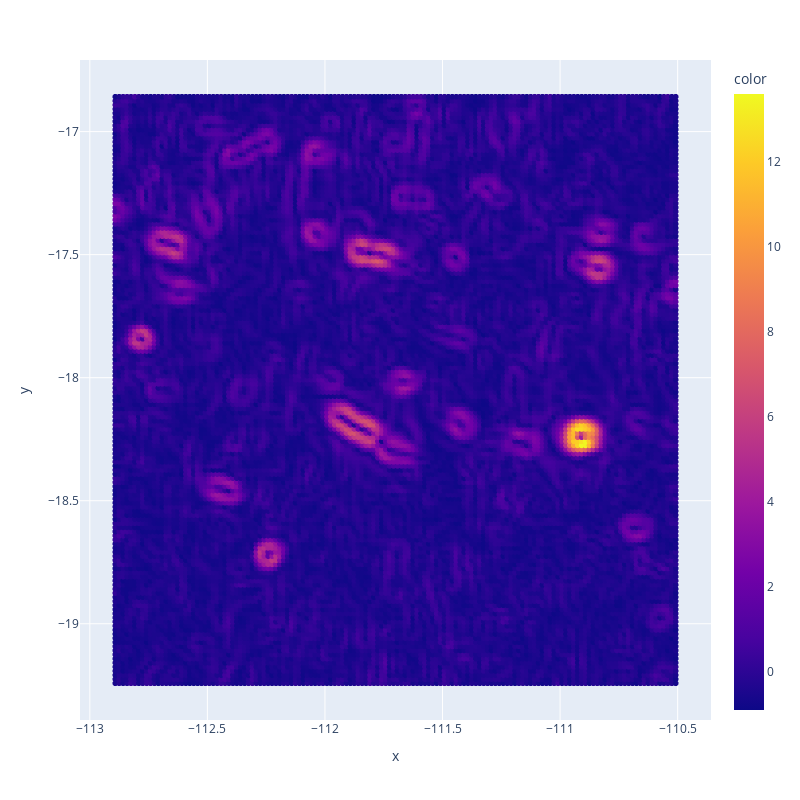

This figure's notebook cell:
### Code cell
numpy_train[:, 2] = trans.reshape(-1)
numpy_train = numpy_train
px.scatter(x=numpy_train[:, 0], y=numpy_train[:, 1], color=numpy_train[:, 2]).update_layout(width=800, height=800).show()

### Figure 1 — Plotly figure (JSON) as saved in the notebook; plotly's stock layout.template omitted (floating-point values rounded to 4 significant figures; data arrays with more than 128 entries replaced by an {"elided": "..."} marker saying what was removed)
{"data": [{"hovertemplate": "x=%{x}<br>y=%{y}<br>color=%{marker.color}<extra></extra>", "legendgroup": "", "marker": {"color": {"elided": "20736 float values"}, "coloraxis": "coloraxis", "symbol": "circle"}, "mode": "markers", "name": "", "showlegend": false, "type": "scattergl", "x": {"elided": "20736 float values"}, "xaxis": "x", "y": {"elided": "20736 float values"}, "yaxis": "y"}], "layout": {"coloraxis": {"colorbar": {"title": {"text": "color"}}, "colorscale": [[0, "#0d0887"], [0.1111, "#46039f"], [0.2222, "#7201a8"], [0.3333, "#9c179e"], [0.4444, "#bd3786"], [0.5556, "#d8576b"], [0.6667, "#ed7953"], [0.7778, "#fb9f3a"], [0.8889, "#fdca26"], [1, "#f0f921"]]}, "height": 800, "legend": {"tracegroupgap": 0}, "margin": {"t": 60}, "width": 800, "xaxis": {"anchor": "y", "domain": [0, 1], "title": {"text": "x"}}, "yaxis": {"anchor": "x", "domain": [0, 1], "title": {"text": "y"}}}}
